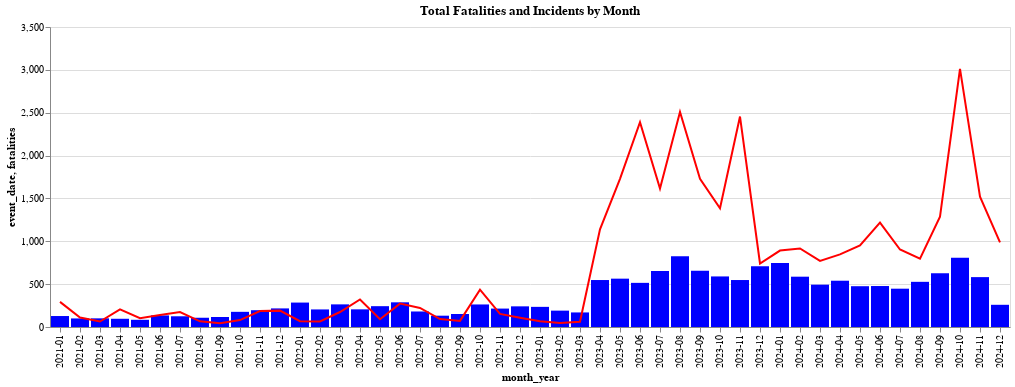

Here is the notebook cell this chart was saved with:
### Code cell
# Line plot of total fatalities by month
line = alt.Chart(acled_monthly).mark_line(color='red').encode(
    x='month_year:O',
    y='fatalities:Q',
    tooltip=['month_year', 'fatalities']
).properties(
    title='Total Fatalities and Incidents by Month'
).interactive()

# Bar chart of total incidents by month
bar = alt.Chart(acled_monthly).mark_bar(color='blue').encode(
    x='month_year:O',
    y='event_date:Q',
    tooltip=['month_year', 'event_date']
).interactive()

# Combine both charts into one with a single y-axis
combined_chart = alt.layer(bar, line)

combined_chart

### Figure 1 — Vega-Lite specification as saved in the notebook (floating-point values rounded to 4 significant figures)
{"config": {"view": {"continuousWidth": 300, "continuousHeight": 300}}, "layer": [{"mark": {"type": "bar", "color": "blue"}, "encoding": {"tooltip": [{"field": "month_year", "type": "nominal"}, {"field": "event_date", "type": "quantitative"}], "x": {"field": "month_year", "type": "ordinal"}, "y": {"field": "event_date", "type": "quantitative"}}, "name": "view_1"}, {"mark": {"type": "line", "color": "red"}, "encoding": {"tooltip": [{"field": "month_year", "type": "nominal"}, {"field": "fatalities", "type": "quantitative"}], "x": {"field": "month_year", "type": "ordinal"}, "y": {"field": "fatalities", "type": "quantitative"}}, "name": "view_2", "title": "Total Fatalities and Incidents by Month"}], "data": {"name": "data-d6ba8f4feb6b53491c040aa10af234f2"}, "params": [{"name": "param_2", "select": {"type": "interval", "encodings": ["x", "y"]}, "bind": "scales", "views": ["view_1"]}, {"name": "param_1", "select": {"type": "interval", "encodings": ["x", "y"]}, "bind": "scales", "views": ["view_2"]}], "$schema": "https://vega.github.io/schema/vega-lite/v5.20.1.json", "datasets": {"data-d6ba8f4feb6b53491c040aa10af234f2": [{"month_year": "2021-01", "fatalities": 293, "event_date": 128}, {"month_year": "2021-02", "fatalities": 110, "event_date": 100}, {"month_year": "2021-03", "fatalities": 64, "event_date": 101}, {"month_year": "2021-04", "fatalities": 205, "event_date": 96}, {"month_year": "2021-05", "fatalities": 102, "event_date": 84}, {"month_year": "2021-06", "fatalities": 139, "event_date": 135}, {"month_year": "2021-07", "fatalities": 174, "event_date": 125}, {"month_year": "2021-08", "fatalities": 66, "event_date": 108}, {"month_year": "2021-09", "fatalities": 45, "event_date": 117}, {"month_year": "2021-10", "fatalities": 81, "event_date": 177}, {"month_year": "2021-11", "fatalities": 187, "event_date": 196}, {"month_year": "2021-12", "fatalities": 191, "event_date": 217}, {"month_year": "2022-01", "fatalities": 67, "event_date": 285}, {"month_year": "2022-02", "fatalities": 65, "event_date": 205}, {"month_year": "2022-03", "fatalities": 175, "event_date": 264}, {"month_year": "2022-04", "fatalities": 321, "event_date": 206}, {"month_year": "2022-05", "fatalities": 91, "event_date": 243}, {"month_year": "2022-06", "fatalities": 273, "event_date": 288}, {"month_year": "2022-07", "fatalities": 222, "event_date": 181}, {"month_year": "2022-08", "fatalities": 92, "event_date": 132}, {"month_year": "2022-09", "fatalities": 71, "event_date": 152}, {"month_year": "2022-10", "fatalities": 435, "event_date": 263}, {"month_year": "2022-11", "fatalities": 153, "event_date": 215}, {"month_year": "2022-12", "fatalities": 109, "event_date": 241}, {"month_year": "2023-01", "fatalities": 66, "event_date": 235}, {"month_year": "2023-02", "fatalities": 46, "event_date": 191}, {"month_year": "2023-03", "fatalities": 62, "event_date": 170}, {"month_year": "2023-04", "fatalities": 1139, "event_date": 548}, {"month_year": "2023-05", "fatalities": 1729, "event_date": 564}, {"month_year": "2023-06", "fatalities": 2389, "event_date": 515}, {"month_year": "2023-07", "fatalities": 1615, "event_date": 654}, {"month_year": "2023-08", "fatalities": 2509, "event_date": 826}, {"month_year": "2023-09", "fatalities": 1728, "event_date": 656}, {"month_year": "2023-10", "fatalities": 1386, "event_date": 590}, {"month_year": "2023-11", "fatalities": 2455, "event_date": 548}, {"month_year": "2023-12", "fatalities": 741, "event_date": 708}, {"month_year": "2024-01", "fatalities": 892, "event_date": 746}, {"month_year": "2024-02", "fatalities": 916, "event_date": 587}, {"month_year": "2024-03", "fatalities": 772, "event_date": 494}, {"month_year": "2024-04", "fatalities": 847, "event_date": 540}, {"month_year": "2024-05", "fatalities": 953, "event_date": 476}, {"month_year": "2024-06", "fatalities": 1218, "event_date": 478}, {"month_year": "2024-07", "fatalities": 904, "event_date": 447}, {"month_year": "2024-08", "fatalities": 796, "event_date": 527}, {"month_year": "2024-09", "fatalities": 1288, "event_date": 627}, {"month_year": "2024-10", "fatalities": 3011, "event_date": 808}, {"month_year": "2024-11", "fatalities": 1520, "event_date": 582}, {"month_year": "2024-12", "fatalities": 988, "event_date": 259}]}}
